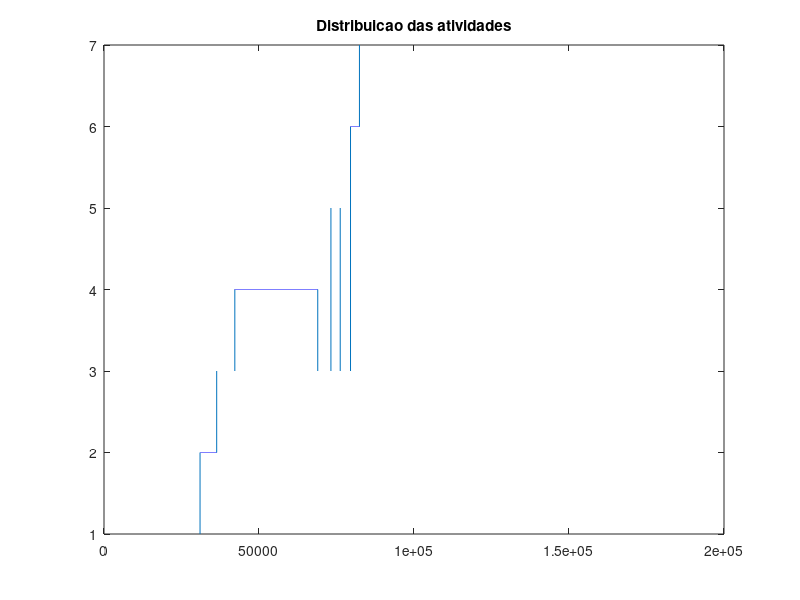
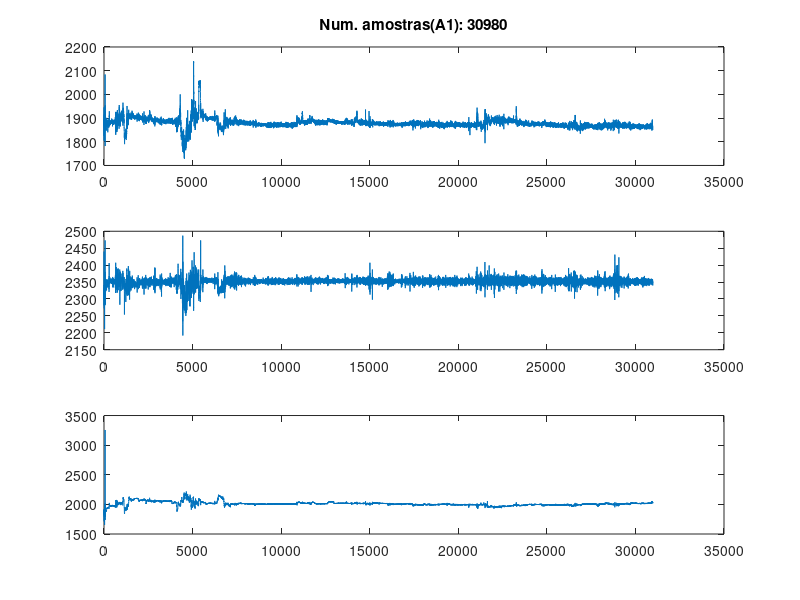
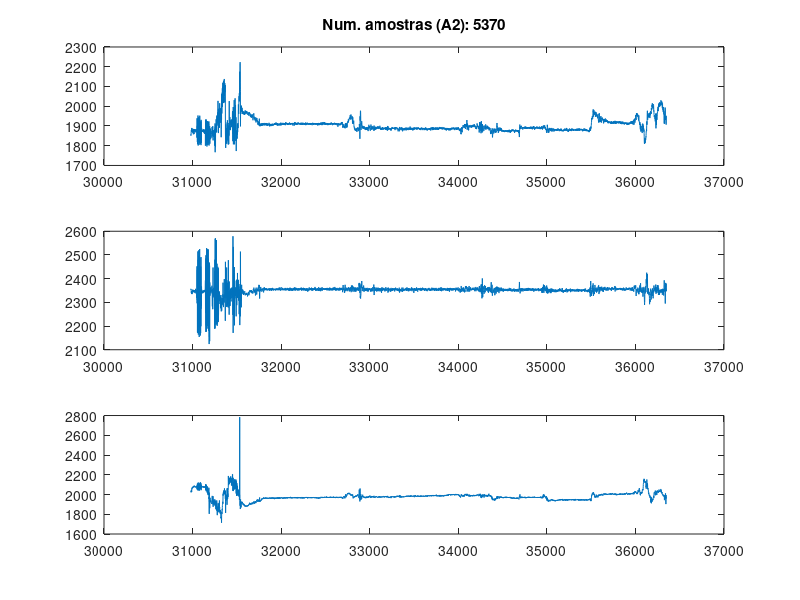
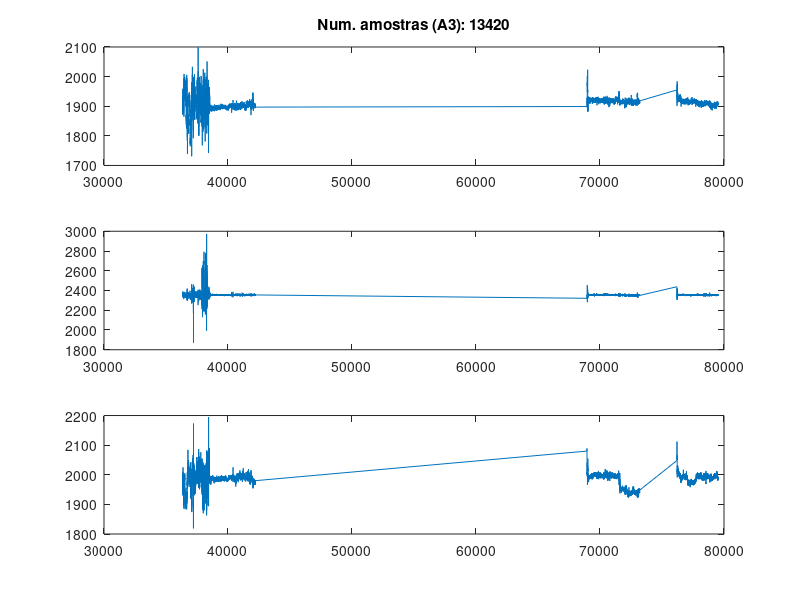

Here is the MATLAB script that generated these plots, in order: (Note: this script raises an error after producing the figures.)
% script de visualizacao dos dados
close all; clear all; clc;

load data05.mat;

data = data05;
data(end,end) = 7;  % correcao de erro na base

% indice para selecionar atividades (7 ao total)
ind1=data(:,5)==1;
ind2=data(:,5)==2;
ind3=data(:,5)==3;
ind4=data(:,5)==4;
ind5=data(:,5)==5;
ind6=data(:,5)==6;
ind7=data(:,5)==7;

%elimina_redundancias;

figure;
plot(data(:,5));
title('Distribuicao das atividades')

% plota Ax,Ay,Az para cada atividade
% Atividade 1
figure;
subplot(3,1,1); plot(data(ind1,1),data(ind1,2));    % Ax
title(sprintf('Num. amostras(A%d): %d',1,sum(ind1)));    
subplot(3,1,2); plot(data(ind1,1),data(ind1,3));    % Ay
subplot(3,1,3); plot(data(ind1,1),data(ind1,4));    % Az

% Atividade 2
figure;
subplot(3,1,1); plot(data(ind2,1),data(ind2,2));    % Ax
title(sprintf('Num. amostras (A%d): %d',2,sum(ind2)));
subplot(3,1,2); plot(data(ind2,1),data(ind2,3));    % Ay
subplot(3,1,3); plot(data(ind2,1),data(ind2,4));    % Az

% Atividade 3
figure;
subplot(3,1,1); plot(data(ind3,1),data(ind3,2));    % Ax
title(sprintf('Num. amostras (A%d): %d',3,sum(ind3)));
subplot(3,1,2); plot(data(ind3,1),data(ind3,3));    % Ay
subplot(3,1,3); plot(data(ind3,1),data(ind3,4));    % Az

% Atividade 4
figure;
subplot(3,1,1); plot(data(ind4,1),data(ind4,2));    % Ax
title(sprintf('Num. amostras (A%d): %d',4,sum(ind4)));
subplot(3,1,2); plot(data(ind4,1),data(ind4,3));    % Ay
subplot(3,1,3); plot(data(ind4,1),data(ind4,4));    % Az

% Atividade 5
figure;
subplot(3,1,1); plot(data(ind5,1),data(ind5,2));    % Ax
title(sprintf('Num. amostras (A%d): %d',5,sum(ind5)));
subplot(3,1,2); plot(data(ind5,1),data(ind5,3));    % Ay
subplot(3,1,3); plot(data(ind5,1),data(ind5,4));    % Az

% Atividade 6
figure;
subplot(3,1,1); plot(data(ind6,1),data(ind6,2));    % Ax
title(sprintf('Num. amostras (A%d): %d',6,sum(ind6)));
subplot(3,1,2); plot(data(ind6,1),data(ind6,3));    % Ay
subplot(3,1,3); plot(data(ind6,1),data(ind6,4));    % Az

% Atividade 7
figure;
subplot(3,1,1); plot(data(ind7,1),data(ind7,2));    % Ax
title(sprintf('Num. amostras (A%d): %d',7,sum(ind7)));
subplot(3,1,2); plot(data(ind7,1),data(ind7,3));    % Ay
subplot(3,1,3); plot(data(ind7,1),data(ind7,4));    % Az

%% Filtragem passa baixas
fs = 52;    % frequencia de amostragem Hz
fc = 3;     % frequencia de corte
Nf = 4;     % ordem do filtro butterworth
omega_c = 2*pi*fc;
% Projeto do filtro passa-baixas discreto Butterworth
B_butter = omega_c^(Nf);
poles = omega_c*exp(1i*(2*(0:Nf-1)+1)*pi/(2*Nf)+1i*pi/2);
A_butter = poly(poles);
T = 1/fs;
Omega_c = omega_c*T;
[Bd,Ad] = transf_bilinear(B_butter,A_butter,2/omega_c*tan(Omega_c/2));  % transformacao bilinear
% filtragem dos dados
dataf = data;
for kk=1:3
    dataf(:,kk+1) = real(filter(Bd,Ad,data(:,kk+1)));
end

% plota dados filtrados
for aa=1:7
    indx = strcat('ind',num2str(aa));
    figure;
    subplot(3,1,1); plot(data(eval(indx),1),dataf(eval(indx),2));    % Ax
    title(sprintf('Num. amostras (A%d): %d',aa,sum(eval(indx))));
    subplot(3,1,2); plot(data(eval(indx),1),dataf(eval(indx),3));    % Ay
    subplot(3,1,3); plot(data(eval(indx),1),dataf(eval(indx),4));    % Az
end

% breve comparacao do papel da filtragem
ind = ind5;
figure;
subplot(2,1,1); plot(data(ind,1),dataf(ind,2));    % Ax filtrado
title('Dado filtrado')
subplot(2,1,2); plot(data(ind,1),data(ind,2));    % Ax
title('Dado cru')